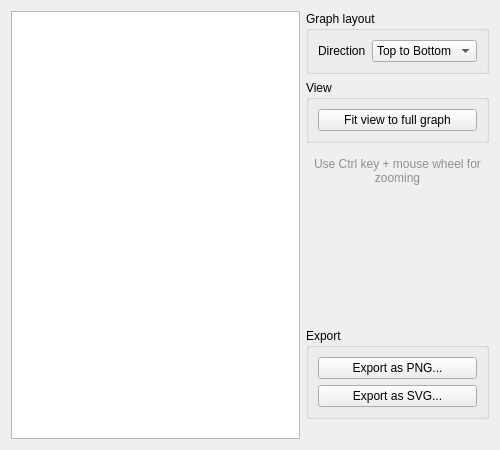
<?xml version="1.0" encoding="UTF-8"?>
<ui version="4.0">
 <class>GraphvizWidget</class>
 <widget class="QWidget" name="GraphvizWidget">
  <property name="geometry">
   <rect>
    <x>0</x>
    <y>0</y>
    <width>500</width>
    <height>450</height>
   </rect>
  </property>
  <property name="windowTitle">
   <string notr="true">Form</string>
  </property>
  <layout class="QHBoxLayout" name="horizontalLayout" stretch="1,0">
   <item>
    <widget class="GraphvizView" name="GraphView"/>
   </item>
   <item>
    <widget class="QWidget" name="ToolsWidget" native="true">
     <layout class="QVBoxLayout" name="verticalLayout_3">
      <property name="leftMargin">
       <number>0</number>
      </property>
      <property name="topMargin">
       <number>0</number>
      </property>
      <property name="rightMargin">
       <number>0</number>
      </property>
      <property name="bottomMargin">
       <number>0</number>
      </property>
      <item>
       <widget class="QGroupBox" name="LayoutGroupBox">
        <property name="title">
         <string>Graph layout</string>
        </property>
        <layout class="QGridLayout" name="gridLayout" columnstretch="0,0">
         <item row="0" column="0">
          <widget class="QLabel" name="label_2">
           <property name="text">
            <string>Direction</string>
           </property>
          </widget>
         </item>
         <item row="0" column="1">
          <widget class="QComboBox" name="RankDirComboBox">
           <property name="currentIndex">
            <number>0</number>
           </property>
           <item>
            <property name="text">
             <string>Top to Bottom</string>
            </property>
           </item>
           <item>
            <property name="text">
             <string>Bottom to Top</string>
            </property>
           </item>
           <item>
            <property name="text">
             <string>Left to Right</string>
            </property>
           </item>
           <item>
            <property name="text">
             <string>Right to Left</string>
            </property>
           </item>
          </widget>
         </item>
        </layout>
       </widget>
      </item>
      <item>
       <widget class="QGroupBox" name="ViewGroupBox">
        <property name="title">
         <string>View</string>
        </property>
        <layout class="QVBoxLayout" name="verticalLayout_2">
         <item>
          <widget class="QPushButton" name="FitViewButton">
           <property name="text">
            <string>Fit view to full graph</string>
           </property>
          </widget>
         </item>
        </layout>
       </widget>
      </item>
      <item>
       <spacer name="verticalSpacer_2">
        <property name="orientation">
         <enum>Qt::Vertical</enum>
        </property>
        <property name="sizeType">
         <enum>QSizePolicy::Fixed</enum>
        </property>
        <property name="sizeHint" stdset="0">
         <size>
          <width>20</width>
          <height>8</height>
         </size>
        </property>
       </spacer>
      </item>
      <item>
       <widget class="QLabel" name="label">
        <property name="styleSheet">
         <string notr="true">color : #909090;</string>
        </property>
        <property name="text">
         <string>Use Ctrl key + mouse wheel for zooming</string>
        </property>
        <property name="alignment">
         <set>Qt::AlignCenter</set>
        </property>
        <property name="wordWrap">
         <bool>true</bool>
        </property>
       </widget>
      </item>
      <item>
       <spacer name="verticalSpacer">
        <property name="orientation">
         <enum>Qt::Vertical</enum>
        </property>
        <property name="sizeHint" stdset="0">
         <size>
          <width>20</width>
          <height>40</height>
         </size>
        </property>
       </spacer>
      </item>
      <item>
       <widget class="QGroupBox" name="ExportGroupBox">
        <property name="title">
         <string>Export</string>
        </property>
        <layout class="QVBoxLayout" name="verticalLayout">
         <item>
          <widget class="QPushButton" name="PNGExportButton">
           <property name="text">
            <string>Export as PNG...</string>
           </property>
          </widget>
         </item>
         <item>
          <widget class="QPushButton" name="SVGExportButton">
           <property name="text">
            <string>Export as SVG...</string>
           </property>
          </widget>
         </item>
        </layout>
       </widget>
      </item>
      <item>
       <spacer name="verticalSpacer_3">
        <property name="orientation">
         <enum>Qt::Vertical</enum>
        </property>
        <property name="sizeType">
         <enum>QSizePolicy::Fixed</enum>
        </property>
        <property name="sizeHint" stdset="0">
         <size>
          <width>20</width>
          <height>20</height>
         </size>
        </property>
       </spacer>
      </item>
     </layout>
    </widget>
   </item>
  </layout>
 </widget>
 <customwidgets>
  <customwidget>
   <class>GraphvizView</class>
   <extends>QGraphicsView</extends>
   <header>GraphvizView.hpp</header>
  </customwidget>
 </customwidgets>
 <resources/>
 <connections/>
</ui>
